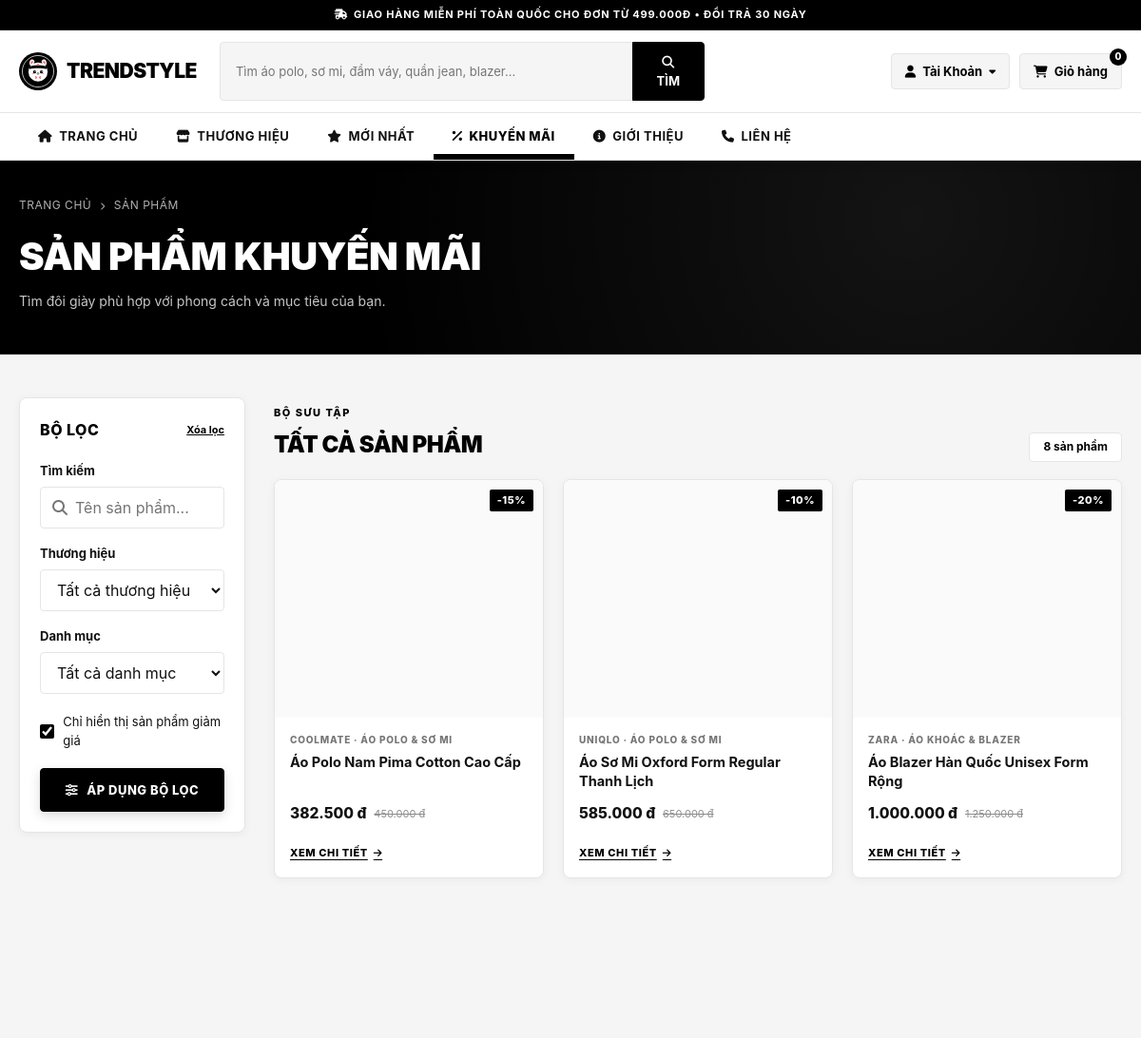
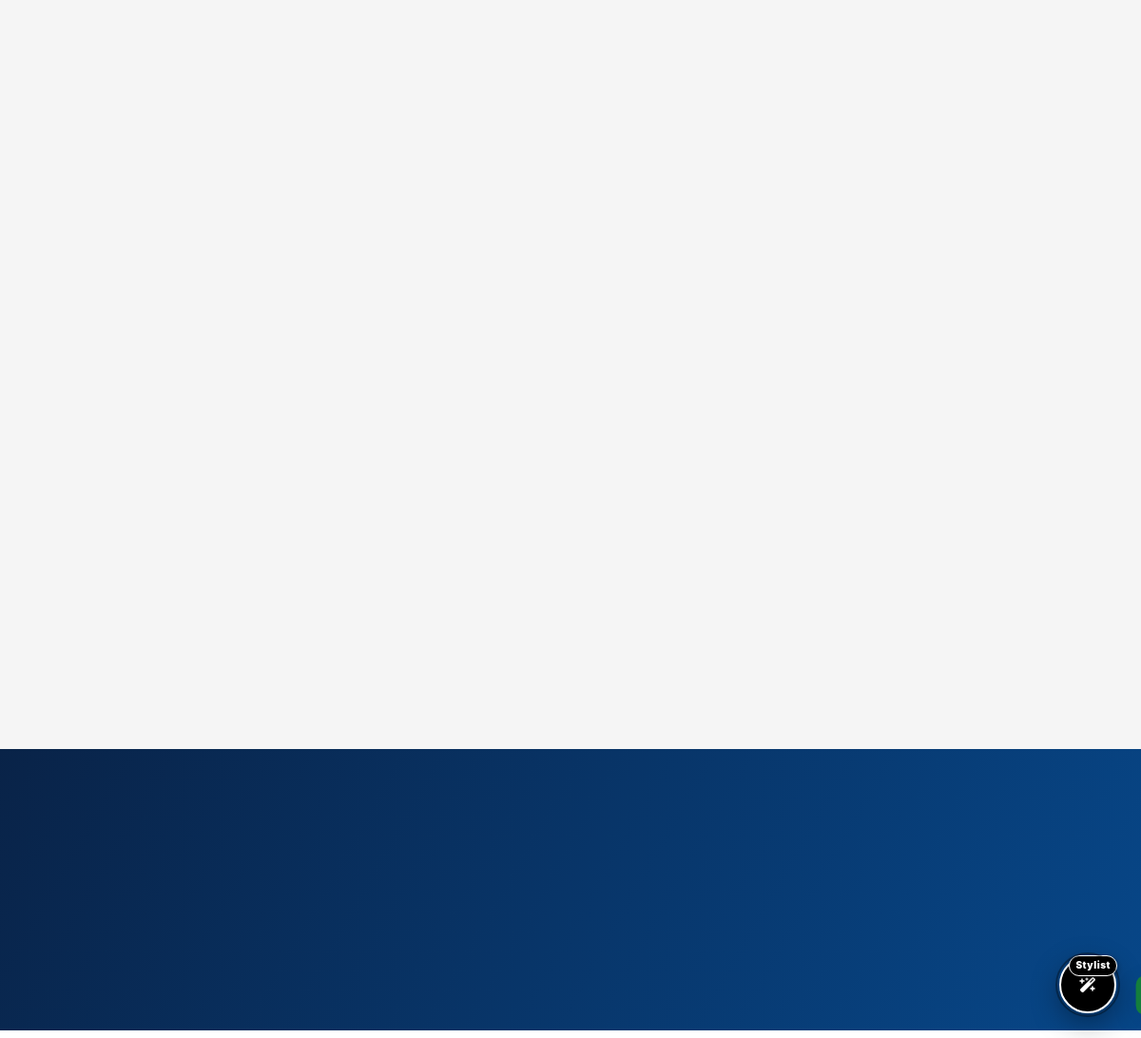
Page /product/index?sale=1 on the committed database (2 pictures, top to bottom).
### tables this page shows
CREATE TABLE IF NOT EXISTS `product` (
    `id`             BIGINT(20)   NOT NULL AUTO_INCREMENT,
    `color`          VARCHAR(255) DEFAULT NULL,
    `sizes`          VARCHAR(255) DEFAULT 'S, M, L, XL',
    `create_date`    DATETIME(6)  DEFAULT NULL,
    `description`    MEDIUMTEXT   DEFAULT NULL,
    `discount`       BIGINT(20)   DEFAULT 0,
    `name`           VARCHAR(255) DEFAULT NULL,
    `price`          BIGINT(20)   DEFAULT NULL,
    `quantity`       BIGINT(20)   DEFAULT 0,
    `quantity_sell`  BIGINT(20)   DEFAULT 0,
    `status_product` ENUM('Active','Closed') DEFAULT NULL,
    `update_date`    DATETIME(6)  DEFAULT NULL,
    `brand_id`       BIGINT(20)   DEFAULT NULL,
    `category_id`    BIGINT(20)   DEFAULT NULL,
    PRIMARY KEY (`id`),
    CONSTRAINT `fk_product_brand`    FOREIGN KEY (`brand_id`)    REFERENCES `brand_product`(`id`)    ON DELETE SET NULL ON UPDATE CASCADE,
    CONSTRAINT `fk_product_category` FOREIGN KEY (`category_id`) REFERENCES `category_product`(`id`) ON DELETE SET NULL ON UPDATE CASCADE
);

CREATE TABLE IF NOT EXISTS `brand_product` (
    `id`         BIGINT(20)   NOT NULL AUTO_INCREMENT,
    `image`      VARCHAR(255) DEFAULT NULL,
    `name_brand` VARCHAR(255) DEFAULT NULL,
    `status`     ENUM('Active','Closed') DEFAULT NULL,
    PRIMARY KEY (`id`)
);

CREATE TABLE IF NOT EXISTS `category_product` (
    `id`            BIGINT(20)   NOT NULL AUTO_INCREMENT,
    `image`         VARCHAR(255) DEFAULT NULL,
    `name_category` VARCHAR(255) DEFAULT NULL,
    `status`        ENUM('Active','Closed') DEFAULT NULL,
    PRIMARY KEY (`id`)
);

### app/controllers/ProductController.php (called while the page is built, shortened)
<?php
require_once APP_PATH . '/models/ProductModel.php';
class ProductController extends Controller
{
    private ProductModel $productModel;
    private CartModel    $cartModel;
    public function __construct()
    {
        $this->productModel = new ProductModel();
        $this->cartModel    = new CartModel();
    }
    public function index(): void
    {
        $keyword    = trim($this->get('q'));
        $brandId    = (int) $this->get('brand');
        $categoryId = (int) $this->get('category');
        $saleValue  = strtolower($this->get('sale'));
        $saleOnly   = in_array($saleValue, ['1', 'true', 'yes', 'on'], true);
        $products   = $this->productModel->filter(
            $keyword,
            $brandId,
            $categoryId,
            $saleOnly
        );
        $brands     = $this->productModel->getAllBrands();
        $categories = $this->productModel->getAllCategories();
        $cartCount  = $this->isLoggedIn()
                      ? $this->cartModel->countItems($_SESSION['user_id'])
                      : 0;
        $this->loadView('product/index', [
            'pageTitle'  => 'Sản Phẩm – TrendStyle Fashion',
            'products'   => $products,
            'brands'     => $brands,
            'categories' => $categories,
            'keyword'    => $keyword,
            'brandId'    => $brandId,
            'categoryId' => $categoryId,
            'saleOnly'   => $saleOnly,
            'cartCount'  => $cartCount,
            'authUser'   => $this->getAuthUser(),
        ]);
    }
}

### core/App.php (called while the page is built, shortened)
<?php
class App
{
    private string $method     = 'index';
    private array  $params     = [];
    public function __construct()
    {
        $this->run();
    }
    private function parseUrl(): void
    {
        $url = $_GET['url'] ?? '';
        $url = rtrim(filter_var(trim($url), FILTER_SANITIZE_URL), '/');
        $segments = explode('/', $url);
        $controllerName = $this->toPascalCase($segments[0]) . 'Controller';
        $controllerFile = APP_PATH . '/controllers/' . $controllerName . '.php';
        if (file_exists($controllerFile)) {
            array_shift($segments);
        }
        if (!empty($segments[0])) {
            $this->method = $this->toCamelCase($segments[0]);
            array_shift($segments);
        }
        $this->params = $segments ? array_values($segments) : [];
    }
    private function run(): void
    {
        $controllerObj = new $this->controller();
        call_user_func_array([$controllerObj, $this->method], $this->params);
    }
    private function toPascalCase(string $str): string
    {
        return str_replace(' ', '', ucwords(str_replace(['-', '_'], ' ', strtolower($str))));
    }
    private function toCamelCase(string $str): string
    {
        return lcfirst($this->toPascalCase($str));
    }
}

### index.php (called while the page is built, shortened)
<?php
require_once __DIR__ . '/config/config.php';
require_once CORE_PATH . '/Database.php';
require_once CORE_PATH . '/Controller.php';
require_once CORE_PATH . '/App.php';
new App();

### config/config.php (called while the page is built, shortened)
<?php
$env = static function (string $key, string $fallback = ''): string {
    $value = getenv($key);
    return ($value === false || $value === '') ? $fallback : $value;
};

### core/Database.php (called while the page is built, shortened)
<?php
class Database
{
    private static ?Database $instance = null;
    private PDO $pdo;
    private function __construct()
    {
        $dsn = sprintf(
            'mysql:host=%s;port=%s;dbname=%s;charset=%s',
            DB_HOST, DB_PORT, DB_NAME, DB_CHARSET
        );
        $options = [
            PDO::ATTR_ERRMODE            => PDO::ERRMODE_EXCEPTION,
            PDO::ATTR_DEFAULT_FETCH_MODE => PDO::FETCH_ASSOC,
            PDO::ATTR_EMULATE_PREPARES   => false,
            PDO::MYSQL_ATTR_INIT_COMMAND => 'SET NAMES utf8mb4',
        ];
        try {
            $this->pdo = new PDO($dsn, DB_USER, DB_PASS, $options);
        } catch (PDOException $e) {
            die($this->renderError($e->getMessage()));
        }
    }
    public static function getInstance(): Database
    {
        if (self::$instance === null) {
            self::$instance = new self();
        }
        return self::$instance;
    }
    public function query(string $sql, array $params = []): PDOStatement
    {
        $stmt = $this->pdo->prepare($sql);
        $stmt->execute($params);
        return $stmt;
    }
    public function fetchAll(string $sql, array $params = []): array
    {
        return $this->query($sql, $params)->fetchAll();
    }
}

### app/models/ProductModel.php (called while the page is built, shortened)
<?php
class ProductModel
{
    private Database $db;
    public function __construct()
    {
        $this->db = Database::getInstance();
    }
    public function filter(
        string $keyword = '',
        int $brandId = 0,
        int $categoryId = 0,
        bool $saleOnly = false,
        int $limit = 20,
        int $offset = 0
    ): array {
        $where = ["p.status_product = 'Active'"];
        $params = [];
        if ($saleOnly) {
            $where[] = 'p.discount > 0';
        }
        $params[] = $limit;
        $params[] = $offset;
        return $this->db->fetchAll(
            "SELECT p.*, b.name_brand, c.name_category,
                    (SELECT img.image_link FROM image_product img
                     WHERE img.product_id = p.id
                     ORDER BY img.id DESC LIMIT 1) AS thumbnail
             FROM product p
             LEFT JOIN brand_product b ON p.brand_id = b.id
             LEFT JOIN category_product c ON p.category_id = c.id
             WHERE " . implode(' AND ', $where) . "
             ORDER BY p.create_date DESC
             LIMIT ? OFFSET ?",
            $params
        );
    }
    public static function calcFinalPrice(int $price, int $discount): int
    {
        return (int) round($price * (1 - $discount / 100));
    }
    public static function formatPrice(int $price): string
    {
        return number_format($price, 0, ',', '.') . ' đ';
    }
}

### app/views/product/index.php (the view, shortened to what this page needs)
<?php
$escape = static fn ($value): string => htmlspecialchars((string) $value, ENT_QUOTES, 'UTF-8');
$keyword = (string) ($keyword ?? '');
$brandId = (int) ($brandId ?? 0);
$saleOnly = (bool) ($saleOnly ?? false);
$placeholder = BASE_URL . '/public/images/product-placeholder.svg';
?>
<section class="page-hero compact-hero reveal">
  <div class="section-container">
    <nav class="breadcrumb reveal-left" aria-label="Đường dẫn"><a href="<?= BASE_URL ?>/">Trang chủ</a><i class="fas fa-chevron-right"></i><span>Sản phẩm</span></nav>
    <h1 class="reveal"><?= $keyword !== '' ? 'Tìm kiếm sản phẩm' : ($saleOnly ? 'Sản phẩm khuyến mãi' : ($brandId > 0 ? 'Sản phẩm theo thương hiệu' : 'Khám phá sản phẩm')) ?></h1>
    <p class="reveal">Tìm đôi giày phù hợp với phong cách và mục tiêu của bạn.</p>
  </div>
</section>
<section class="catalog-section">
  <div class="section-container catalog-layout">
    <aside class="filter-card reveal-left">
      <div class="filter-heading"><h2>Bộ lọc</h2><a href="<?= BASE_URL ?>/product/index">Xóa lọc</a></div>
      <form method="GET" action="<?= BASE_URL ?>/product/index">
        <div class="form-group">
          <label for="catalogKeyword">Tìm kiếm</label>
          <div class="input-with-icon"><i class="fas fa-search"></i><input id="catalogKeyword" name="q" type="search" value="<?= $escape($keyword) ?>" placeholder="Tên sản phẩm..."></div>
        </div>
        <div class="form-group">
          <label for="brandFilter">Thương hiệu</label>
          <select id="brandFilter" name="brand">
            <option value="">Tất cả thương hiệu</option>
          </select>
        </div>
        <div class="form-group">
          <label for="categoryFilter">Danh mục</label>
          <select id="categoryFilter" name="category">
            <option value="">Tất cả danh mục</option>
          </select>
        </div>
        <label class="check-row"><input type="checkbox" name="sale" value="1" <?= $saleOnly ? 'checked' : '' ?>><span>Chỉ hiển thị sản phẩm giảm giá</span></label>
        <button class="btn btn-primary btn-block" type="submit"><i class="fas fa-sliders"></i> Áp dụng bộ lọc</button>
      </form>
    </aside>
    <div class="catalog-content">
      <div class="catalog-toolbar reveal">
        <div><span class="section-kicker reveal">Bộ sưu tập</span><h2><?= $keyword !== '' ? 'Kết quả cho “' . $escape($keyword) . '”' : 'Tất cả sản phẩm' ?></h2></div>
        <span class="result-count"><?= count($products ?? []) ?> sản phẩm</span>
      </div>
      <?php if (empty($products)): ?>
        <div class="empty-state reveal"><i class="fas fa-magnifying-glass"></i><h3>Không tìm thấy sản phẩm</h3><p>Hãy thử thay đổi từ khóa hoặc bộ lọc của bạn.</p><a class="btn btn-primary" href="<?= BASE_URL ?>/product/index">Xem tất cả sản phẩm</a></div>
      <?php else: ?>
        <div class="product-grid">
          <?php $pIdx = 0; foreach ($products as $product):
              $pIdx++;
              $discount = (int) ($product['discount'] ?? 0);
              $finalPrice = ProductModel::calcFinalPrice((int) $product['price'], $discount);
              $image = (string) ($product['thumbnail'] ?? '');
          ?>
            <article class="product-card reveal-scale stagger-<?= min($pIdx, 8) ?>">
              <a class="product-img-wrap" href="<?= BASE_URL ?>/product/detail/<?= (int) $product['id'] ?>">
                <img src="<?= $image ? BASE_URL . '/public/images/products/' . $escape($image) . '?v=' . (is_file(PUBLIC_PATH . '/images/products/' . $image) ? filemtime(PUBLIC_PATH . '/images/products/' . $image) : APP_VERSION) : $placeholder ?>"
                     onerror="this.onerror=null;this.src='<?= $placeholder ?>'"
                     alt="<?= $escape($product['name']) ?>" loading="lazy" decoding="async">
                <?php if ($discount > 0): ?><span class="discount-badge">-<?= $discount ?>%</span><?php endif; ?>
              </a>
              <div class="product-info">
                <p class="product-meta"><?= $escape($product['name_brand'] ?? 'TrendStyle') ?> · <?= $escape($product['name_category'] ?? 'Thời trang') ?></p>
                <h3 class="product-name"><a href="<?= BASE_URL ?>/product/detail/<?= (int) $product['id'] ?>"><?= $escape($product['name']) ?></a></h3>
                <div class="product-pricing">
                  <span class="price-val"><?= ProductModel::formatPrice($finalPrice) ?></span>
                  <?php if ($discount > 0): ?><del><?= ProductModel::formatPrice((int) $product['price']) ?></del><?php endif; ?>
                </div>
                <a href="<?= BASE_URL ?>/product/detail/<?= (int) $product['id'] ?>" class="btn-detail">Xem chi tiết <i class="fas fa-arrow-right"></i></a>
              </div>
            </article>
          <?php endforeach; ?>
        </div>
      <?php endif; ?>
    </div>
  </div>
</section>

### rows in the picture
product: shows a picture, discount "15", brand.name_brand "COOLMATE", category.name_category "ÁO POLO & SƠ MI", name "Áo Polo Nam Pima Cotton Cao Cấp", ProductModel::formatPrice($finalPrice) "382.500 đ", price "450.000 đ"
product: shows a picture, discount "10", brand.name_brand "UNIQLO", category.name_category "ÁO POLO & SƠ MI", name "Áo Sơ Mi Oxford Form Regular Thanh Lịch", ProductModel::formatPrice($finalPrice) "585.000 đ", price "650.000 đ"
product: shows a picture, discount "20", brand.name_brand "ZARA", category.name_category "ÁO KHOÁC & BLAZER", name "Áo Blazer Hàn Quốc Unisex Form Rộng", ProductModel::formatPrice($finalPrice) "1.000.000 đ", price "1.250.000 đ"

### other values in the picture
$cartCount "0"
count($products ?? []) "8"
